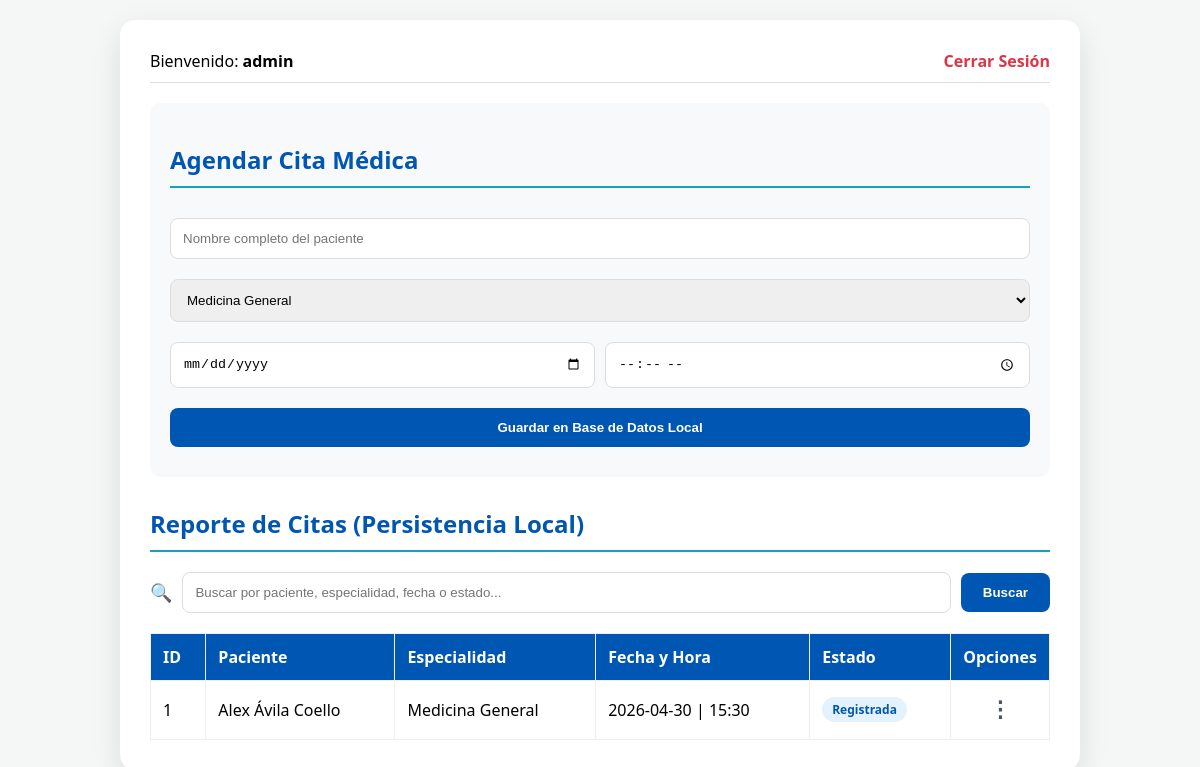
Page / (signed in) on the earlier database version.
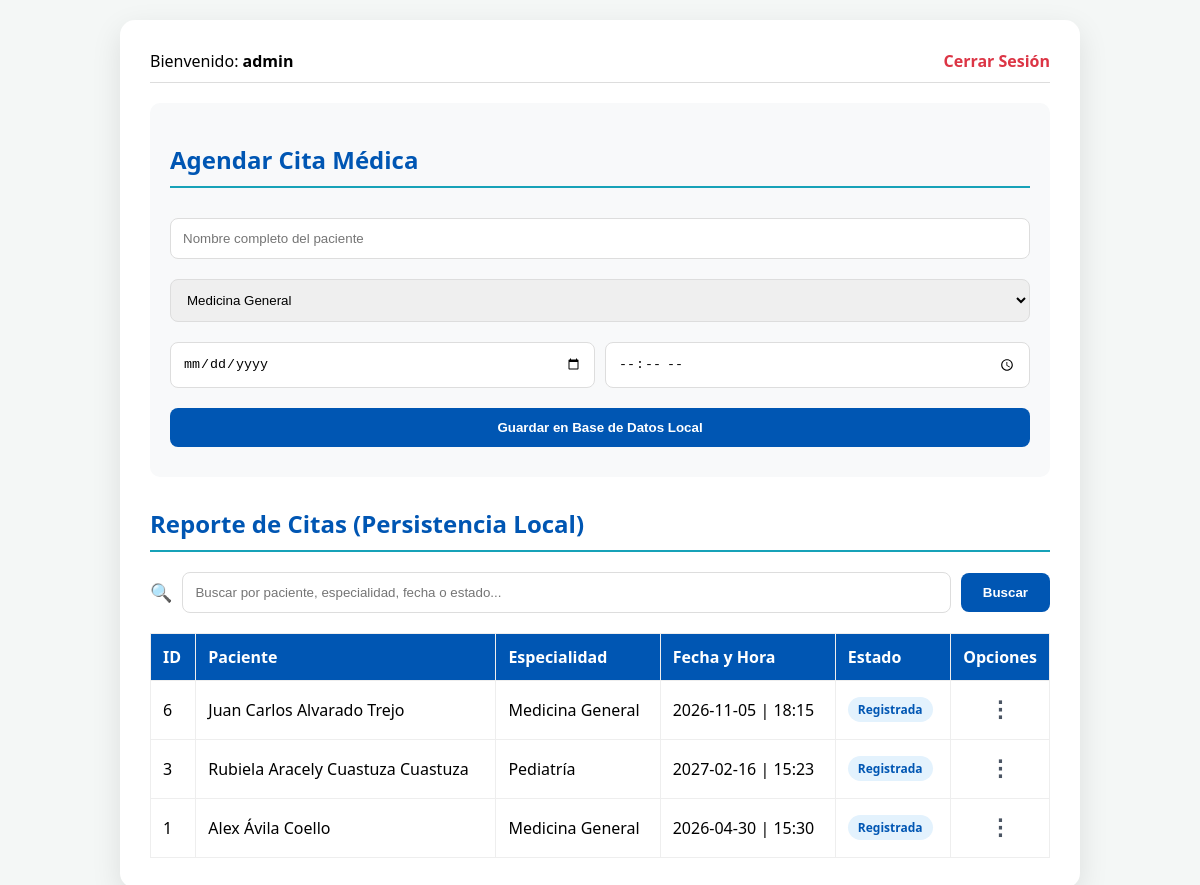
Same page on the later database version.
### tables this page shows
CREATE TABLE citas (
        id INTEGER PRIMARY KEY AUTOINCREMENT,
        paciente_nombre TEXT, -- Cambiado para coincidir con index.php
        especialidad TEXT,
        fecha DATE,
        hora TEXT,
        estado TEXT DEFAULT 'Registrada'
    );

### index.php (the view, shortened to what this page needs)
<?php
require_once 'db_config.php';
$msg = "";
$editando = null;
$especialidades = ['Medicina General', 'Pediatría', 'Odontología'];
$busqueda = trim($_GET['q'] ?? $_POST['q'] ?? '');
$stmt = $pdo->query("SELECT * FROM citas ORDER BY id DESC");
$citas = $stmt->fetchAll(PDO::FETCH_ASSOC);
?>
<!DOCTYPE html>
<html lang="es">
<head>
    <link rel="stylesheet" href="css/style.css">
</head>
<body>
<div class="container">
    <?php if (!isset($_SESSION['usuario'])): ?>
        <div class="login-form">
            <h2>Acceso al Sistema Médico</h2>
            <?= $msg ?>
            <form method="POST">
                <input type="text" name="user" placeholder="Usuario (admin)" required>
                <input type="password" name="pass" placeholder="Contraseña (1234)" required>
                <button type="submit" name="login">Ingresar</button>
            </form>
        </div>
    <?php else: ?>
        <div class="header">
            <span>Bienvenido: <strong><?= $_SESSION['usuario'] ?></strong></span>
            <a href="?logout=1" class="logout">Cerrar Sesión</a>
        </div>
        <?php $modo_edicion = $editando !== null; ?>
        <div class="appointment-form">
            <h2 id="form-cita"><?= $modo_edicion ? 'Editar Cita Médica (ID ' . $editando['id'] . ')' : 'Agendar Cita Médica' ?></h2>
            <form method="POST" action="index.php">
                <input type="text" name="paciente" placeholder="Nombre completo del paciente" required
                       value="<?= $modo_edicion ? htmlspecialchars($editando['paciente_nombre'], ENT_QUOTES, 'UTF-8') : '' ?>">
                <select name="especialidad">
                    <?php foreach ($especialidades as $esp): ?>
                        <option value="<?= htmlspecialchars($esp, ENT_QUOTES, 'UTF-8') ?>"
                            <?= $modo_edicion && $editando['especialidad'] === $esp ? 'selected' : '' ?>>
                            <?= htmlspecialchars($esp) ?>
                        </option>
                    <?php endforeach; ?>
                </select>
                <div style="display:flex; gap:10px;">
                    <input type="date" name="fecha" required
                           value="<?= $modo_edicion ? htmlspecialchars($editando['fecha'], ENT_QUOTES, 'UTF-8') : '' ?>">
                    <input type="time" name="hora" required
                           value="<?= $modo_edicion ? htmlspecialchars($editando['hora'], ENT_QUOTES, 'UTF-8') : '' ?>">
                </div>
                <button type="submit" name="<?= $modo_edicion ? 'actualizar' : 'agendar' ?>">
                    <?= $modo_edicion ? 'Guardar cambios' : 'Guardar en Base de Datos Local' ?>
                </button>
            </form>
        </div>
        <h2>Reporte de Citas (Persistencia Local)</h2>
        <form method="GET" class="search-form" role="search">
            <span class="search-icon" aria-hidden="true">&#128269;</span>
            <input type="search" name="q" value="<?= htmlspecialchars($busqueda) ?>"
                   placeholder="Buscar por paciente, especialidad, fecha o estado..." aria-label="Buscar citas">
            <button type="submit" class="btn-buscar">Buscar</button>
        </form>
        <table>
            <thead>
                <tr>
                    <th>ID</th>
                    <th>Paciente</th>
                    <th>Especialidad</th>
                    <th>Fecha y Hora</th>
                    <th>Estado</th>
                    <th>Opciones</th>
                </tr>
            </thead>
            <tbody>
                <?php foreach ($citas as $row):
                    $estado = $row['estado'] ?: 'Registrada'; ?>
                    <tr>
                        <td><?= $row['id'] ?></td>
                        <td><?= htmlspecialchars($row['paciente_nombre']) ?></td>
                        <td><?= $row['especialidad'] ?></td>
                        <td><?= $row['fecha'] ?> | <?= $row['hora'] ?></td>
                        <td><span class="estado <?= strtolower($estado) ?>"><?= $estado ?></span></td>
                        <td class="celda-opciones">
                            <div class="menu-wrap">
                                <button type="button" class="btn-menu" aria-haspopup="true" aria-expanded="false"
                                        aria-label="Más opciones para la cita de <?= htmlspecialchars($row['paciente_nombre'], ENT_QUOTES, 'UTF-8') ?>">&#8942;</button>
                            </div>
                        </td>
                    </tr>
                <?php endforeach; ?>
            </tbody>
        </table>
    <?php endif; ?>
</div>
</body>
</html>

### css/style.css (style rules this page uses)
:root { --primary: #0056b3; --secondary: #17a2b8; --bg: #f4f7f6; --white: #ffffff; }
body { font-family: 'Segoe UI', Tahoma, sans-serif; background: var(--bg); margin: 0; padding: 20px; }
.container { max-width: 900px; margin: auto; background: var(--white); padding: 30px; border-radius: 15px; box-shadow: 0 10px 30px rgba(0,0,0,0.1); }
h2 { color: var(--primary); border-bottom: 2px solid var(--secondary); padding-bottom: 10px; }
.login-form, .appointment-form { background: #f8f9fa; padding: 20px; border-radius: 10px; margin-bottom: 30px; }
input, select, button { width: 100%; padding: 12px; margin: 10px 0; border: 1px solid #ddd; border-radius: 8px; box-sizing: border-box; }
button { background: var(--primary); color: white; border: none; font-weight: bold; cursor: pointer; transition: 0.3s; }
table { width: 100%; border-collapse: collapse; margin-top: 20px; }
th, td { padding: 12px; border: 1px solid #eee; text-align: left; }
th { background: var(--primary); color: white; }
.header { display: flex; justify-content: space-between; align-items: center; margin-bottom: 20px; border-bottom: 1px solid #ddd; padding-bottom: 10px; }
.logout { color: #dc3545; text-decoration: none; font-weight: bold; }
.estado { display: inline-block; padding: 4px 10px; border-radius: 20px; font-size: 12px; font-weight: bold; }
.estado.registrada { background: #e3f2fd; color: var(--primary); }
.celda-opciones { width: 70px; text-align: center; }
.menu-wrap { position: relative; display: inline-block; }
.btn-menu { width: 38px; height: 34px; margin: 0; padding: 0; background: transparent; color: #4b5563; font-size: 22px; line-height: 1; border-radius: 8px; }
.search-form { display: flex; align-items: center; gap: 10px; flex-wrap: wrap; margin: 15px 0 5px; }
.search-form .search-icon { font-size: 18px; line-height: 1; color: #777; }
.search-form input[type="search"] { flex: 1; width: auto; min-width: 200px; margin: 0; }
.search-form .btn-buscar { width: auto; margin: 0; padding: 12px 22px; }

Differences in the rows shown:
added citas: id "6", paciente_nombre "Juan Carlos Alvarado Trejo", especialidad "Medicina General", fecha "2026-11-05", hora "18:15", estado "Registrada"
added citas: id "3", paciente_nombre "Rubiela Aracely Cuastuza Cuastuza", especialidad "Pediatría", fecha "2027-02-16", hora "15:23", estado "Registrada"
